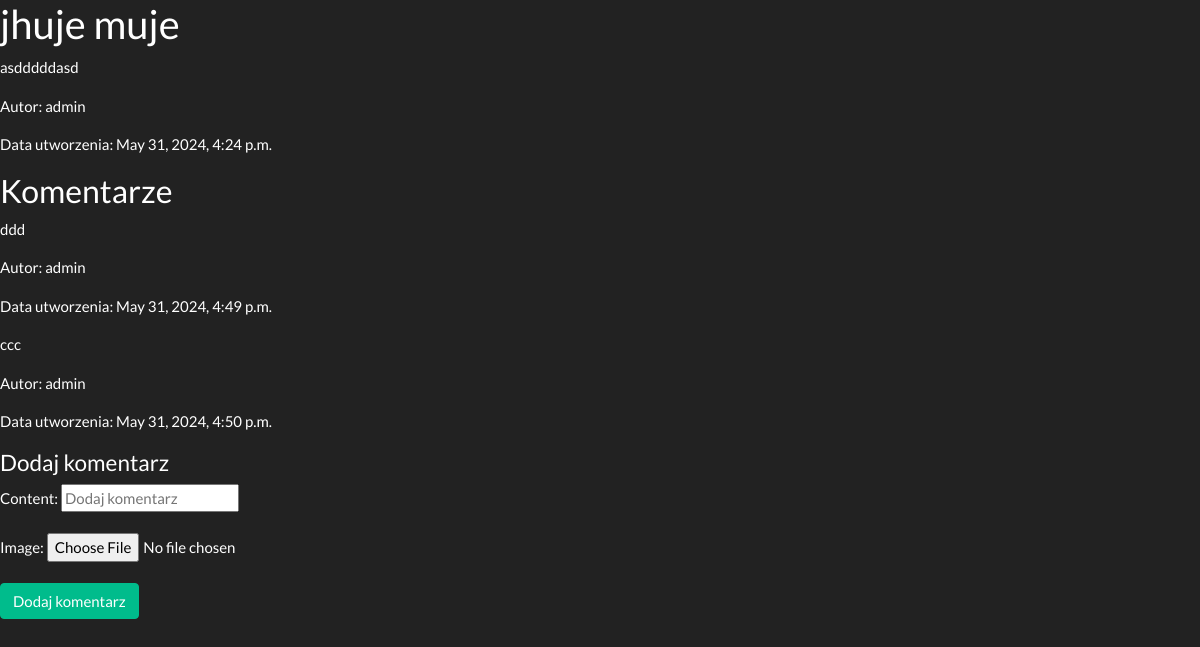
/post/5/, run on the app's committed database.
### mainapp/models.py (models this page shows)
class Post(models.Model):
    title = models.CharField(max_length=255)
    content = models.TextField(max_length=2000)
    author = models.ForeignKey(User, on_delete=models.CASCADE)
    date_of_creation = models.DateTimeField(auto_now_add=True)
    password = models.CharField(max_length=255, null=True, blank=True)
    is_private = models.BooleanField(default=False)
    image = models.ImageField(upload_to='images/', null=True, blank=True)
    blog = models.ForeignKey(Blog, on_delete=models.CASCADE)

class Comment(models.Model):
    post = models.ForeignKey(Post, on_delete=models.CASCADE, related_name='comments')
    author = models.ForeignKey(User, on_delete=models.CASCADE)
    content = models.TextField()
    image = models.ImageField(upload_to='images/', null=True, blank=True)
    date_of_creation = models.DateTimeField(auto_now_add=True)

### mainapp/views.py (the view, shortened to what this page needs)
# urls.py: path('post/<int:post_id>/', views.post_details, name='post_details'),
def post_details(request, post_id):
    post = get_object_or_404(Post, pk=post_id)
    comments = post.comments.order_by('date_of_creation')
    form = CommentCreationForm()
    return render(request, 'post_details.html', {
        'post': post, 'comments': comments, 'form': form
    })

### mainapp/forms.py
class CommentCreationForm(forms.ModelForm):
    class Meta:
        model = Comment
        fields = ['content', 'image']
        widgets = {
            'content': forms.TextInput(attrs={'placeholder': 'Dodaj komentarz'})
        }

### mainapp/templates/post_details.html (shortened to what this page needs)
<!DOCTYPE html>
<html lang="en">
<head>
    <link rel="stylesheet" href="https://cdn.jsdelivr.net/npm/bootswatch@4.5.2/dist/darkly/bootstrap.min.css">
</head>
<body>
    <h2>{{ post.title }}</h2>
    <p>{{ post.content }}</p>
    <p>Autor: {{ post.author }}</p>
    <p>Data utworzenia: {{ post.date_of_creation }}</p>
    <h3>Komentarze</h3>
    {% for comment in comments %}
        <div>
            <p>{{ comment.content }}</p>
            <p>Autor: {{ comment.author }}</p>
            <p>Data utworzenia: {{ comment.date_of_creation }}</p>
        </div>
    {% endfor %}
    <h4>Dodaj komentarz</h4>
    <form method="post">
        {{ form.as_p }}
        <button type="submit" class="btn btn-success">Dodaj komentarz</button>
    </form>
</body>
</html>

### data on the page
Post: title "jhuje muje", content "asdddddasd", author "admin", date_of_creation "May 31, 2024, 4:24 p.m."
Comment: content "ddd", author "admin", date_of_creation "May 31, 2024, 4:49 p.m."
Comment: content "ccc", author "admin", date_of_creation "May 31, 2024, 4:50 p.m."
